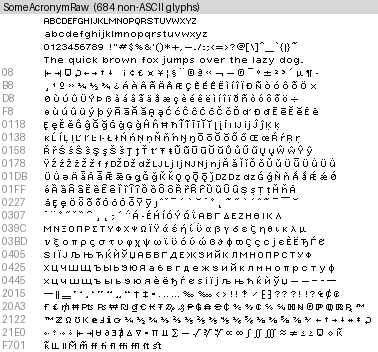
#> input picture font-specimens/lisa-kreative/SomeAcronymRaw.png, 378 x 352 px
$ python scalers.py ../../font-specimens/lisa-kreative/SomeAcronymRaw.png ../../font-specimens/lisa-kreative/TwiggyRaw.png
#> lines starting #> are read from the running program, lines starting #| are printed output that depends on the picture; after the words box and inside, x2 and y2 are one past the last pixel; in counts of white or black regions, pixels touching at a corner belong together
"""1-bit pixel-art upscalers: Scale2x (EPX) and MMPX. Pixels are 0 (black) / 1 (white)."""
import sys
import numpy as np
from PIL import Image


def load(path):
    a = np.array(Image.open(path).convert("L")) >= 128
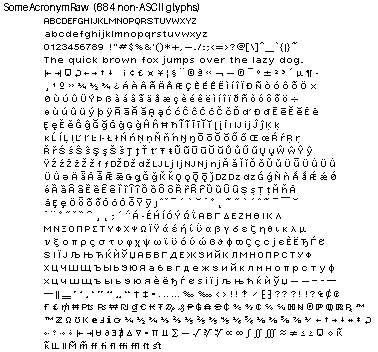
#> a: shape (352, 378) bool; 91.3% white; black in thin lines or dots
    return a.astype(np.uint8)


def save(a, path):
    Image.fromarray((a * 255).astype(np.uint8), "L").convert("1").save(path)


def nearest(a, k):
#> called with k = 4
    return np.kron(a, np.ones((k, k), np.uint8))
#> returned value: shape (1408, 1512); values 0 (black) and 1 (white), 91.3% white; 1269 black regions (133 under 20 px), largest, box (x1, y1, x2, y2) and area: (284, 12, 320, 44) 576, (584, 12, 628, 44) 528, (1060, 1316, 1104, 1352) 528


def scale2x(a):
    p = np.pad(a, 1, mode="edge")
#> p: shape (354, 380); values 0 (black) and 1 (white), 91.4% white; black in thin lines or dots
    B, D, E, F, H = p[:-2, 1:-1], p[1:-1, :-2], p[1:-1, 1:-1], p[1:-1, 2:], p[2:, 1:-1]
#> B: shape (352, 378); values 0 (black) and 1 (white), 91.3% white; black in thin lines or dots
    ok = (B != H) & (D != F)
#> ok: shape (352, 378) bool; 3.9% white in thin lines or dots
    e0 = np.where(ok & (D == B), D, E)
#> e0: shape (352, 378); values 0 (black) and 1 (white), 90.4% white; black in thin lines or dots
    e1 = np.where(ok & (B == F), F, E)
#> e1: shape (352, 378); values 0 (black) and 1 (white), 90.6% white; black in thin lines or dots
    e2 = np.where(ok & (D == H), D, E)
    e3 = np.where(ok & (H == F), F, E)
#> e3: shape (352, 378); values 0 (black) and 1 (white), 90.5% white; black in thin lines or dots
    h, w = a.shape
#> h = 352; w = 378
    out = np.empty((2 * h, 2 * w), np.uint8)
    out[0::2, 0::2], out[0::2, 1::2], out[1::2, 0::2], out[1::2, 1::2] = e0, e1, e2, e3
#> in scale2x (call 2), `p = np.pad(a, 1, mode="edge")`:
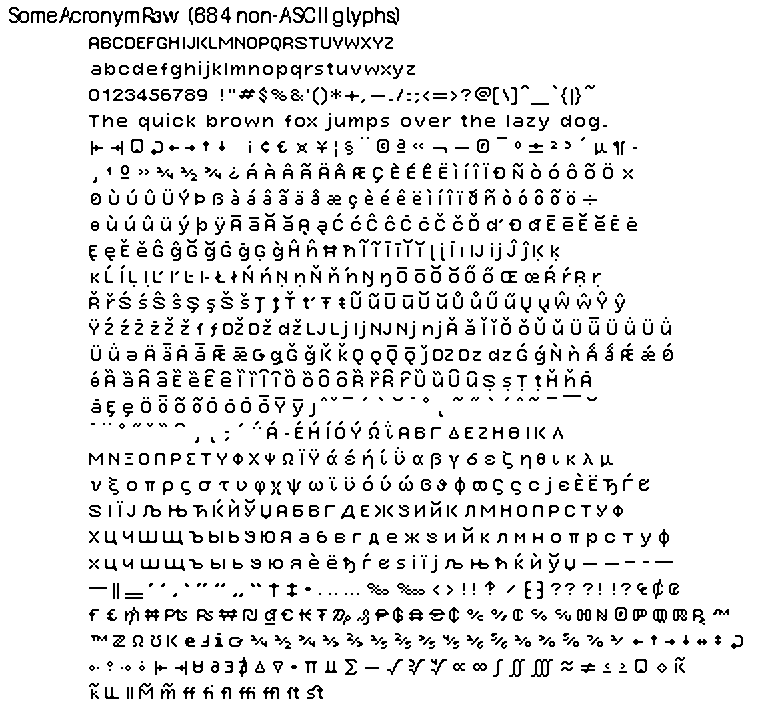
#> p: shape (706, 758); values 0 (black) and 1 (white), 90.6% white; black in thin lines or dots
#> in scale2x (call 2), `B, D, E, F, H = p[:-2, 1:-1], p[1:-1, :-2], p[1:-1, 1:-1], p[1:-1, 2:]..`:
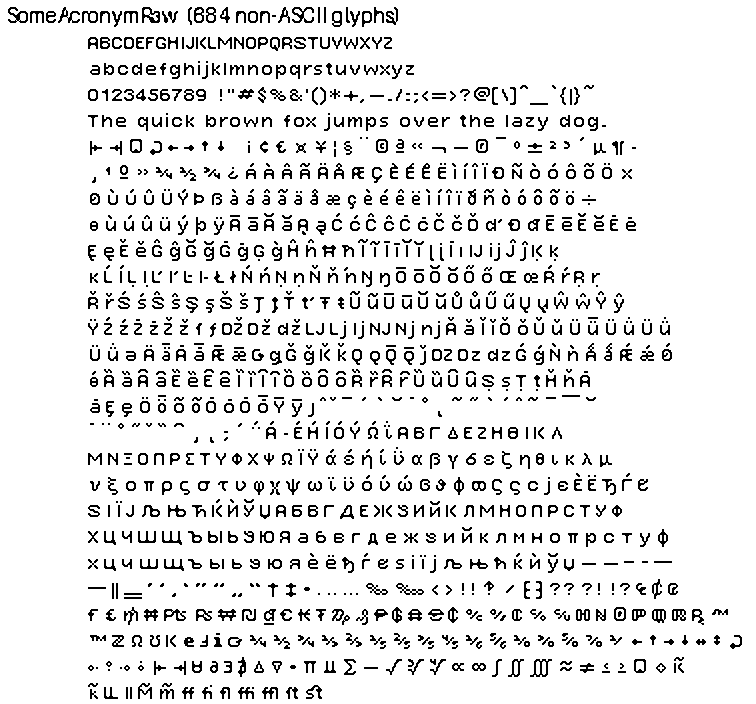
#> B: shape (704, 756); values 0 (black) and 1 (white), 90.5% white; black in thin lines or dots
#> in scale2x (call 2), `B, D, E, F, H = p[:-2, 1:-1], p[1:-1, :-2], p[1:-1, 1:-1], p[1:-1, 2:]..`:
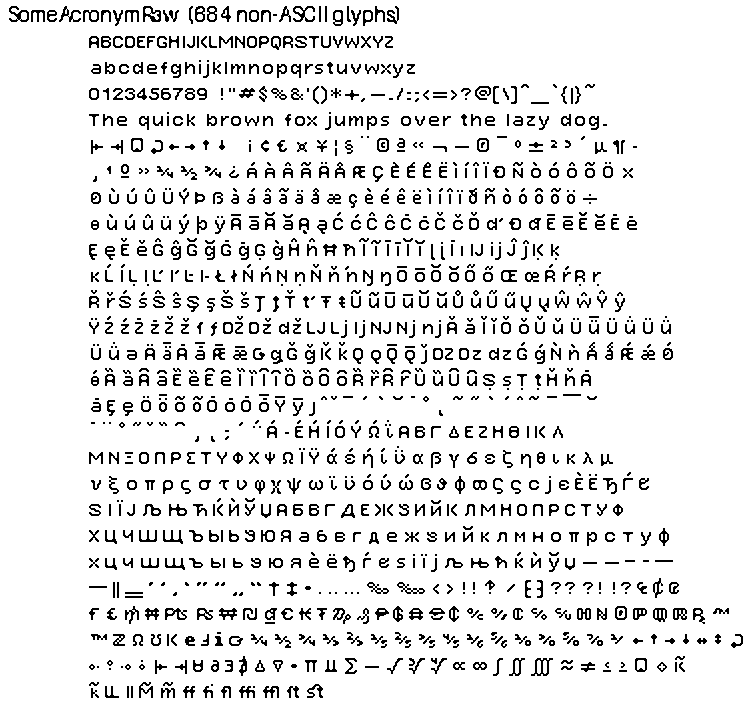
#> D: shape (704, 756); values 0 (black) and 1 (white), 90.5% white; black in thin lines or dots
#> in scale2x (call 2), `ok = (B != H) & (D != F)`:
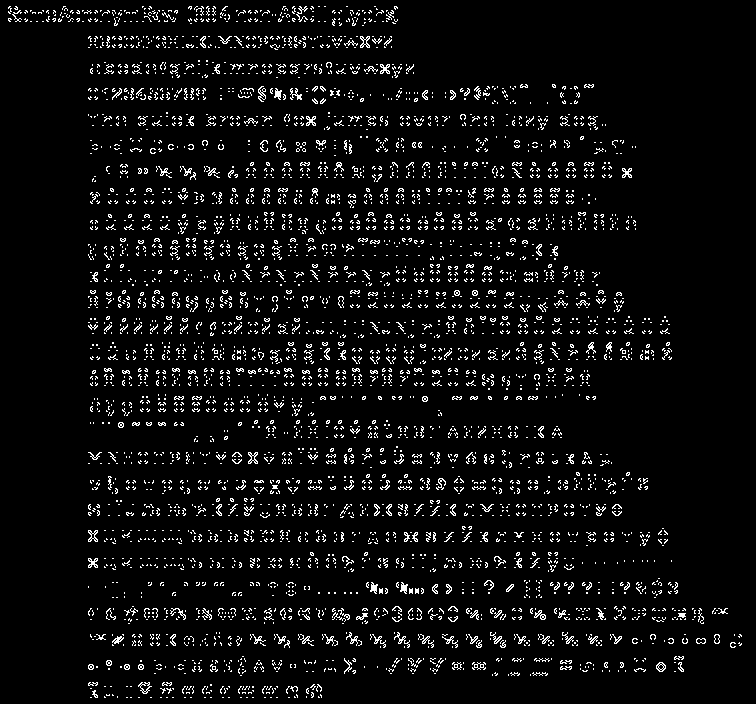
#> ok: shape (704, 756) bool; 5.5% white in thin lines or dots
#> in scale2x (call 2), `e0 = np.where(ok & (D == B), D, E)`: e0: shape (704, 756); values 0 (black) and 1 (white), 90.7% white; black in thin lines or dots
#> in scale2x (call 2), `e3 = np.where(ok & (H == F), F, E)`:
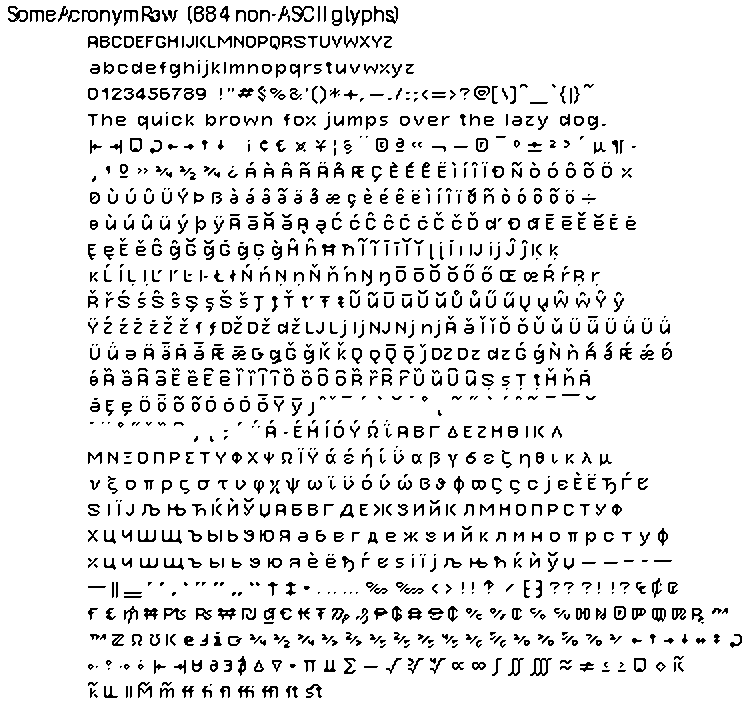
#> e3: shape (704, 756); values 0 (black) and 1 (white), 90.7% white; black in thin lines or dots
#> in scale2x (call 2), `out[0::2, 0::2], out[0::2, 1::2], out[1::2, 0::2], out[1::2, 1::2] = e..`: out: shape (1408, 1512); values 0 (black) and 1 (white), 90.7% white; 1287 black regions (133 under 20 px), largest, box (x1, y1, x2, y2) and area: (584, 12, 628, 44) 614, (284, 12, 320, 44) 592, (1060, 1316, 1104, 1352) 580
    return out


def mmpx(a):
    """MMPX 2x (McGuire & Gagiu 2021). Luma = pixel value, so dark (0) strokes win ties."""
    h, w = a.shape
#> h = 352; w = 378

    def src(x, y):
        return int(a[min(max(y, 0), h - 1), min(max(x, 0), w - 1)])

    out = np.empty((2 * h, 2 * w), np.uint8)
    for y in range(h):
        for x in range(w):
            A, B, C = src(x - 1, y - 1), src(x, y - 1), src(x + 1, y - 1)
            D, E, F = src(x - 1, y), src(x, y), src(x + 1, y)
            G, H, I = src(x - 1, y + 1), src(x, y + 1), src(x + 1, y + 1)
            J = K = L = M = E
            if not (A == B == C == D == F == G == H == I == E):
                P, Q, R, S = src(x, y - 2), src(x - 2, y), src(x + 2, y), src(x, y + 2)
                Bl, Dl, El, Fl, Hl = B, D, E, F, H
                any3 = lambda v, a1, a2, a3: v in (a1, a2, a3)
                # 1:1 slopes
                if D == B and D != H and D != F and (El >= Dl or E == A) and any3(E, A, C, G) and (El < Dl or A != D or E != P or E != Q):
                    J = D
                if B == F and B != D and B != H and (El >= Bl or E == C) and any3(E, A, C, I) and (El < Bl or C != B or E != P or E != R):
                    K = B
                if H == D and H != F and H != B and (El >= Hl or E == G) and any3(E, A, G, I) and (El < Hl or G != H or E != S or E != Q):
                    L = H
                if F == H and F != B and F != D and (El >= Fl or E == I) and any3(E, C, G, I) and (El < Fl or I != H or E != R or E != S):
                    M = F
                # Intersections
                if E != F and E == C == I == D == Q and F == B == H and F != src(x + 3, y):
                    K = M = F
                if E != D and E == A == G == F == R and D == B == H and D != src(x - 3, y):
                    J = L = D
                if E != H and E == G == I == B == P and H == D == F and H != src(x, y + 3):
                    L = M = H
                if E != B and E == A == C == H == S and B == D == F and B != src(x, y - 3):
                    J = K = B
                # Triangle tips
                if Bl < El and E == G == H == I == S and E not in (A, D, C, F):
                    J = K = B
                if Hl < El and E == A == B == C == P and E not in (D, G, I, F):
                    L = M = H
                if Fl < El and E == A == D == G == Q and E not in (B, C, I, H):
                    K = M = F
                if Dl < El and E == C == F == I == R and E not in (B, A, G, H):
                    J = L = D
                # 2:1 slopes
                if H != B:
                    if H not in (A, E, C):
                        if H == G == F == R and H not in (D, src(x + 2, y - 1)):
                            L = M
                        if H == I == D == Q and H not in (F, src(x - 2, y - 1)):
                            M = L
                    if B not in (I, G, E):
                        if B == A == F == R and B not in (D, src(x + 2, y + 1)):
                            J = K
                        if B == C == D == Q and B not in (F, src(x - 2, y + 1)):
                            K = J
                if F != D:
                    if D not in (I, E, C):
                        if D == A == H == S and D not in (B, src(x + 1, y + 2)):
                            J = L
                        if D == G == B == P and D not in (H, src(x + 1, y - 2)):
                            L = J
                    if F not in (E, A, G):
                        if F == C == H == S and F not in (B, src(x - 1, y + 2)):
                            K = M
                        if F == I == B == P and F not in (H, src(x - 1, y - 2)):
                            M = K
            out[2 * y, 2 * x], out[2 * y, 2 * x + 1] = J, K
            out[2 * y + 1, 2 * x], out[2 * y + 1, 2 * x + 1] = L, M
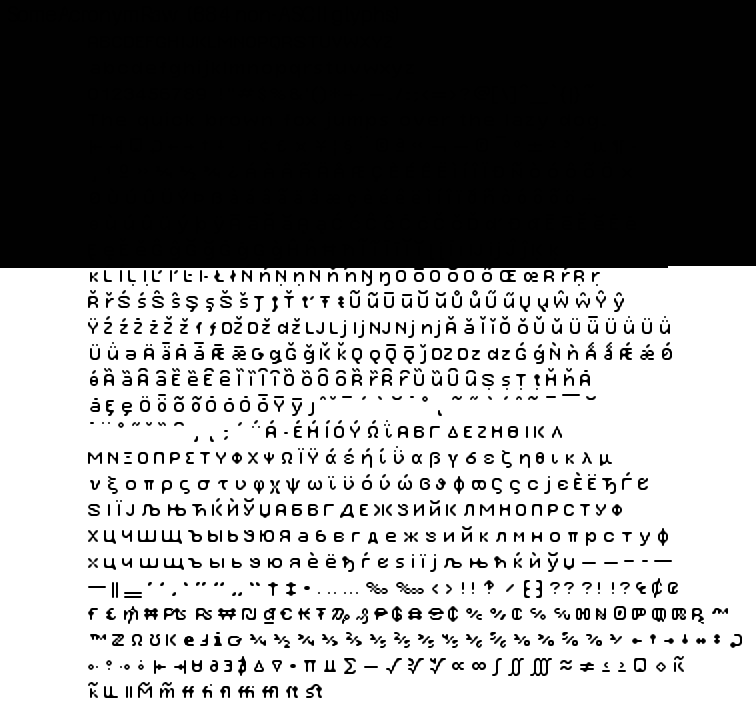
#> out: shape (704, 756); min 0, max 255, mean 143.3
    return out


if __name__ == "__main__":
    src_path, outdir = sys.argv[1], sys.argv[2]
    a = load(src_path)
    save(nearest(a, 4), f"{outdir}/nearest4.png")
    save(scale2x(scale2x(a)), f"{outdir}/scale4x.png")
#> (the run stopped early here; a loop or call above may not have finished)
